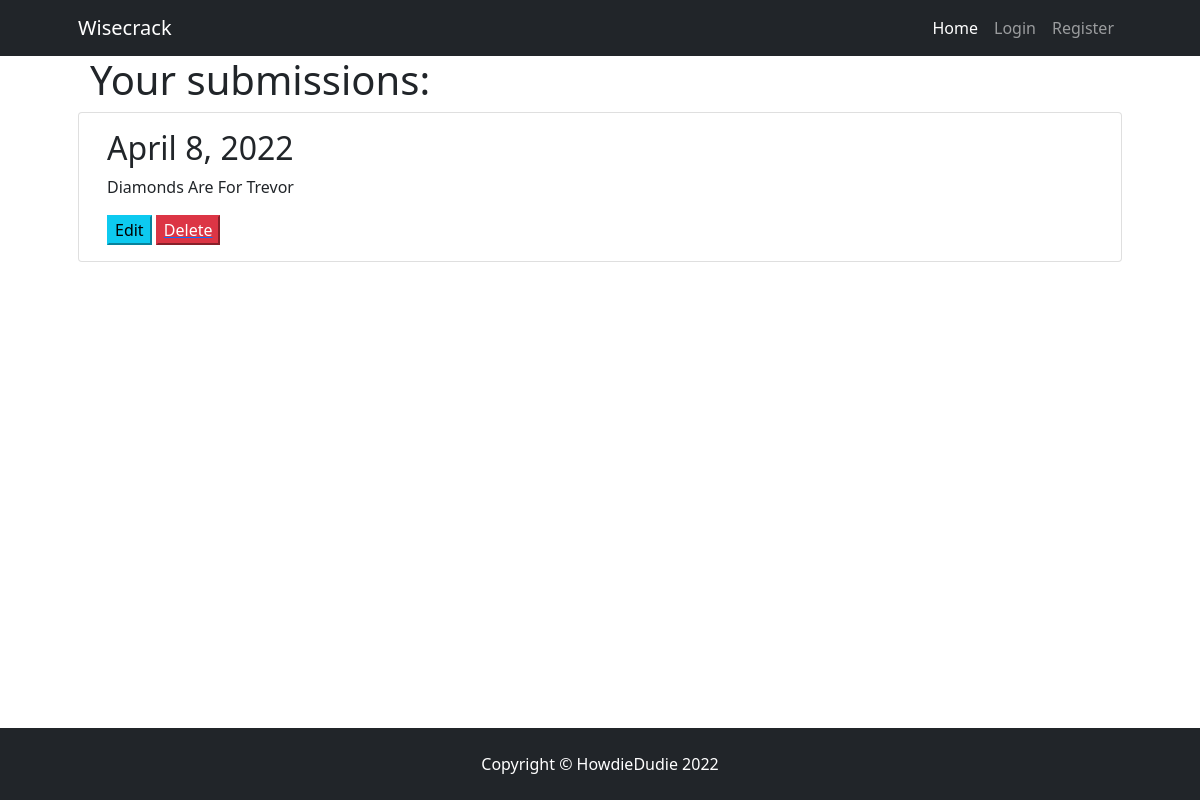
/sub-list/1, run on an earlier commit of the app's database.
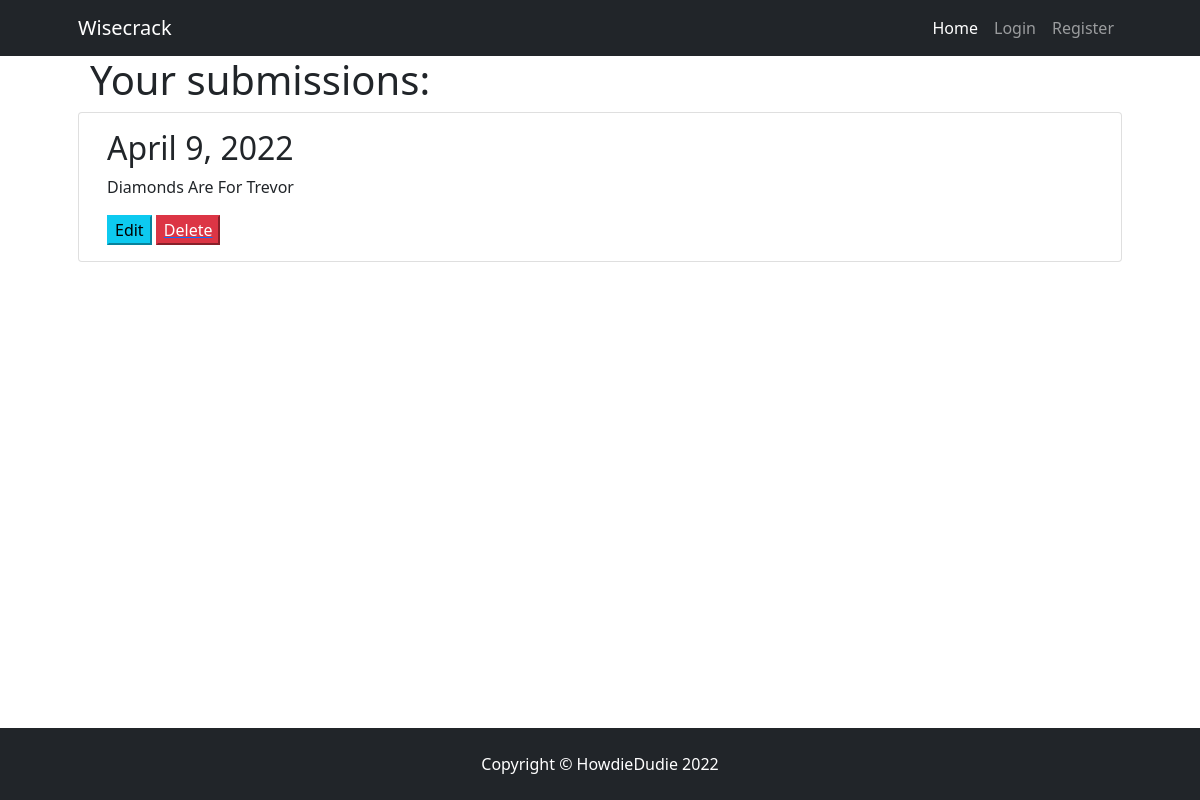
And on a later commit of the database.
### wisecrack/models.py (models this page shows, shortened)
class Sub(models.Model):
    sub = models.TextField(max_length=150, null=False)
    user = models.ForeignKey(User, on_delete=models.CASCADE)
    upvotes = models.ManyToManyField(
        User, related_name='sub_upvote', blank=True)
    prompt = models.ForeignKey(Prompt, default=None, on_delete=models.CASCADE)
    created_on = models.DateField(auto_now=True)
    class Meta:
        ordering = ["-created_on"]

### wisecrack/views.py (the view)
# urls.py: path('sub-list/<int:pk>', views.UserSubList.as_view(), name='user_sub_list'),
class UserSubList(View):
    def get(self, request, pk, *args, **kwargs):
        subs = Sub.objects.filter(user=pk)
        return render(
            request,
            "user_sub_list.html",
            {
                "subs": subs
            }
        )

### wisecrack/templates/user_sub_list.html
{% extends "base.html" %}
{% block content %}
<div class="container-fluid">
    <div class="row">
        <div class="col-12">
            <div class="row">
                <h1>Your submissions:</h1>
                {% for sub in subs %}
                <div class="card">
                    <div class="card-body">
                        <h2>{{ sub.created_on }}</h2>
                        <p>{{ sub.sub }}</p>
                        <button type="submit" class="d-inline btn-info">Edit</button>
                        <a href="{% url 'delete_sub' user.pk sub.prompt %}"><button type="submit" class="d-inline btn-danger">Delete</button></a>
                    </div>
                </div>
                {% endfor %}
            </div>
        </div>
    </div>
</div>
{% endblock content %}

### wisecrack/templates/base.html (shortened to what this page needs)
<!DOCTYPE html>
<html lang="en">
<head>
    <link rel="stylesheet"
        href="https://cdn.jsdelivr.net/npm/bootstrap@5.1.3/dist/css/bootstrap.min.css"
>
    <link rel="stylesheet" href="/static/css/style.css">
</head>
<body>
    <nav class="navbar navbar-expand-lg navbar-dark bg-dark">
        <div class="container px-5">
            <a class="navbar-brand" href="{% url 'home' %}">Wisecrack</a>
            <div class="collapse navbar-collapse" id="navbarSupportedContent">
                <ul class="navbar-nav ms-auto mb-2 mb-lg-0">
                    <li class="nav-item">
                        <a class="nav-link active"
                        aria-current="page" href="{% url 'home' %}">
                            Home
                        </a>
                    </li>
                    {% if user.is_authenticated %}
                    <li class="nav-item">
                        <a class="nav-link" aria-current="page"
                        href="{% url 'user_sub_list' user.pk %}">
                            Profile
                        </a>
                    </li>
                    <li class="nav-item">
                        <a class="nav-link" aria-current="page"
                        href="{% url 'account_logout' %}">
                            Logout
                        </a>
                    </li>
                    {% else %}
                    <li class="nav-item">
                        <a class="nav-link" aria-current="page"
                        href="{% url 'account_login' %}">
                            Login
                        </a>
                    </li>
                    <li class="nav-item">
                        <a class="nav-link" aria-current="page"
                        href="{% url 'account_signup' %}">
                            Register
                        </a>
                    </li>
                    {% endif %}
                </ul>
            </div>
        </div>
    </nav>
    <div class="container px-4 px-lg-5">
        {% block content %}
        {% endblock content %}
    </div>
    <div id="reveal-content-footer"></div>
    <footer id="sticky-footer"
    class="flex-shrink-0 py-4 bg-dark text-white-50 fixed-bottom">
        <div class="container text-center">
            <p class="m-0 text-center text-white">
                Copyright &copy; HowdieDudie 2022
            </p>
        </div>
    </footer>
</body>
</html>

### static/css/style.css (style rules this page uses)
#reveal-content-footer { clear: both; height: 80px; }

What changed in the data, as far as the page shows it:
removed Sub: created_on "April 8, 2022", sub "Diamonds Are For Trevor"
added Sub: created_on "April 9, 2022", sub "Diamonds Are For Trevor"
